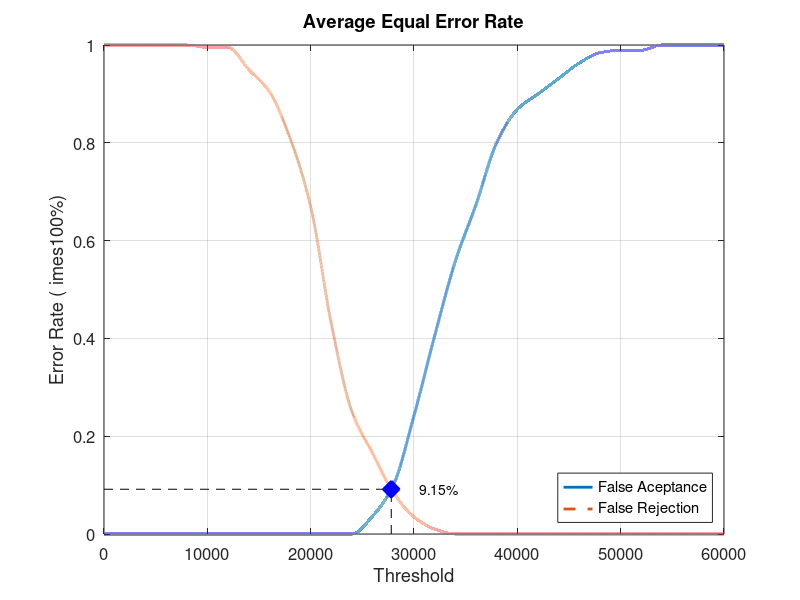
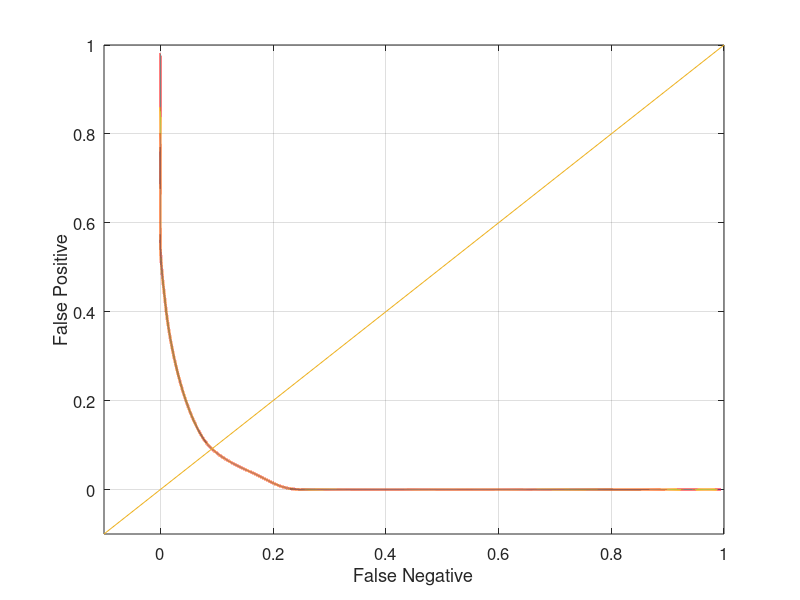

MATLAB code for these plots, in order:
close all;
clear;
clc;
x = 0:2000:60000;
xq = 0:0.5:60000;

y0 = [0 0 0 0 0 0 0 0 0 0 0 0 0 0.0368421 0.1 0.242105 0.405263 0.557895 0.673684 0.8 0.868421 0.9 0.931579 0.963158 0.984211 0.989474 0.989474 1 1 1 1]
yy0 = interp1(x, y0, xq, 'pchip');
y1 = [1 1 1 1 1 0.995 0.995 0.95 0.905 0.81 0.67 0.43 0.25 0.165 0.085 0.035 0.01 0 0 0 0 0 0 0 0 0 0 0 0 0 0]
yy1 = interp1(x, y1, xq, 'pchip');

% Calculating EER: 
y2 = abs(y0 - y1);
find(y2 == min(y2))
yy2 = abs(yy0 - yy1);
xEER = find(yy2 == min(yy2));
xEERIndex = xq(xEER) % X-axis EER
yEER = yy0(xEER) % Y-axis EER

main = figure
plot(xq, yy0,'-','LineWidth', 2);	hold on
plot(xq, yy1,'--','LineWidth', 2);	hold on
plot([xEERIndex xEERIndex], [0 yEER], 'k--');	hold on
plot([0 xEERIndex], [yEER yEER], 'k--');	hold on
plot(xEERIndex, yEER, 'bx', 'LineWidth', 10);	hold on
text(xEERIndex + 10 * xEERIndex / 100, yEER, [num2str(round((10000 * yEER)) / 100) '%'])
legend('False Aceptance', 'False Rejection', 'Location', 'SouthEast')
xlabel('Threshold')
ylabel('Error Rate (	imes100%)')
title('Average Equal Error Rate')
set(gca, 'FontSize', 12)
axis([0 60000 0 1])
grid on

print(main, 'Database4_2Main', '-dpng');
FNRxFPR = figure('Color', [1 1 1]);
plot(yy1, yy0, '-', yy1, yy0, 'LineWidth', 2);
hold on
y = -0.1:0.1:1
plot(y, y); 
set(gca, 'FontSize', 12)
xlabel('False Negative')
ylabel('False Positive')
axis([-0.1 1 -0.1 1])
set(gca, 'FontSize', 12)
grid on

print(FNRxFPR, 'Database4_2FNRxFPR','-dpng');
